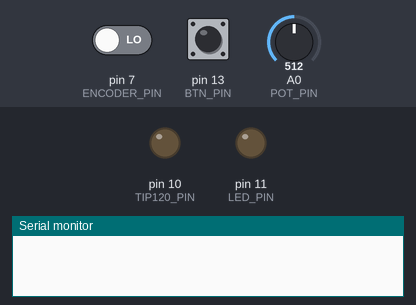
Recording of a sketch running on a simulated Arduino Uno, built with avr-gcc and run on an emulated ATmega328P. Parts: output pins drawn as LEDs (lit = HIGH), the last lines printed to the serial monitor. The inputs (shaded band) are chosen by the test bench; at power-on: pin 13 (BTN_PIN) LOW, A0 (POT_PIN) = 512, pin 7 (ENCODER_PIN) LOW.

Above: at 1.2 s.
1.3 s: pin 13 (BTN_PIN) pulled HIGH for 0.15 s
At 2.1 s:
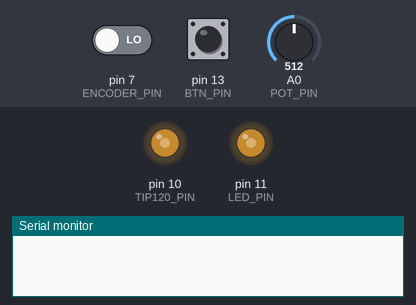
2.9 s: A0 (POT_PIN) set to 716
At 4.9 s:
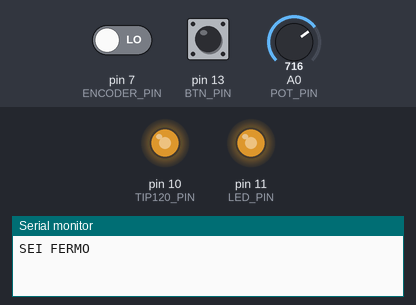
5.2 s: A0 (POT_PIN) set to 900
At 7.2 s:
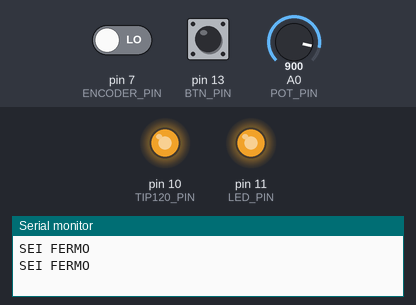
7.8 s: A0 (POT_PIN) set to 122
At 9.9 s:
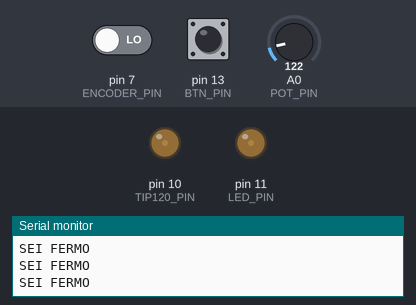
10.2 s: A0 (POT_PIN) set to 511
At 12.2 s:
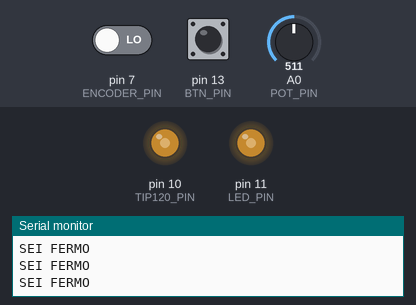
12.8 s: pin 13 (BTN_PIN) pulled HIGH for 1 s
At 15.2 s:
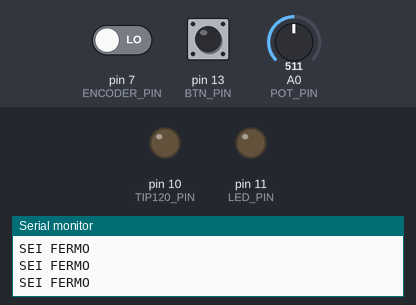
Timing chart, 0 to 16.4 s (numbered marks = the images above; inputs shaded):
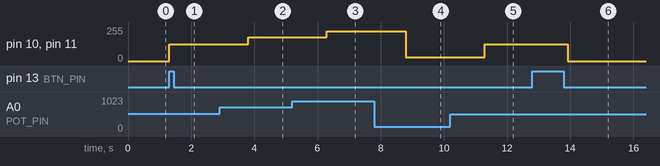

Measured:
- after the input at 1.3 s, pin 10 (TIP120_PIN), pin 11 (LED_PIN): 0/255 → 127/255 at once
- after the input at 2.9 s, pin 10 (TIP120_PIN), pin 11 (LED_PIN): 127/255 → 178/255 after 0.90 s
- after the input at 5.2 s, pin 10 (TIP120_PIN), pin 11 (LED_PIN): 178/255 → 224/255 after 1.1 s
- after the input at 7.8 s, pin 10 (TIP120_PIN), pin 11 (LED_PIN): 224/255 → 30/255 after 1.0 s
- after the input at 10.2 s, pin 10 (TIP120_PIN), pin 11 (LED_PIN): 30/255 → 127/255 after 1.1 s
- after the input at 12.8 s, pin 10 (TIP120_PIN), pin 11 (LED_PIN): 127/255 → 0/255 after 1.1 s

The sketch:

Motor.ino
```cpp
const byte BTN_PIN = 13;
bool btnState;
bool lastBtnState = 0;

const byte LED_PIN = 11;
bool ledState = 0;

const byte TIP120_PIN = 10;
int motState = 0;

const byte POT_PIN = A0;
int pwm = 0;

const byte ENCODER_PIN = 7;
bool encoderState;
bool lastEncoderState = 0;
unsigned long startTime = 0;
unsigned long endTime = 0;
int steps = 0;
float lastSteps = 0;
float temp = 0;
float rps = 0;
float rpm = 0;

bool canGo = 0;

//int click = 0;

void setup() {
  Serial.begin(115200);
  while(!Serial);
  pinMode(BTN_PIN, INPUT);
  pinMode(LED_PIN, OUTPUT);
  pinMode(TIP120_PIN, OUTPUT);
  pinMode(POT_PIN, INPUT);
  pinMode(ENCODER_PIN, INPUT);
}

void loop() {
  //se premo bottone si accende led, se lascio si spegne -------------------------------------------
  //if(digitalRead(BTN_PIN)) digitalWrite(D2, HIGH);
  //else digitalWrite(D2, LOW);

  //se premo bottono si accnede led, se ripremo si spegne, conto i click ---------------------------
  // btnState = digitalRead(BTN_PIN);
  // if(btnState != lastBtnState){
  //   lastBtnState = btnState;

  //   if(btnState == 1){
  //     click++;
  //     Serial.println(click);

  //     if(click%2 == 0) digitalWrite(LED_PIN, LOW);
  //     else digitalWrite(LED_PIN, HIGH);
  //   }
  // }

  //se premo bottono si accende led, se ripremo si spegne, controllo stato led --------------------
  // btnState = digitalRead(BTN_PIN);
  // if (btnState == 1 && btnState != lastBtnState) ledState = !ledState;
  // lastBtnState = btnState;
  // digitalWrite(LED_PIN, ledState);

  //motor.ino acceso/spento con btn ---------------------------------------------------------------
  // btnState = digitalRead(BTN_PIN);

  // if (btnState == 1 && btnState != lastBtnState){
  //   ledState = !ledState;
  //   motState = !motState;
  //   delay(100);
  // }

  // lastBtnState = btnState;
  // digitalWrite(LED_PIN, ledState);
  // digitalWrite(TIP120_PIN, motState);

  //motor.ino rampe velocità ----------------------------------------------------------------------
  // btnState = digitalRead(BTN_PIN);

  // if (btnState == 1 && btnState != lastBtnState){

  //   for(motState = 0; motState <=255; motState++){
  //     analogWrite(TIP120_PIN, motState);
  //     analogWrite(LED_PIN, motState);
  //     delay(10);
  //   }

  //   for(motState = 255; motState >=0; motState--){
  //     analogWrite(TIP120_PIN, motState);
  //     analogWrite(LED_PIN, motState);
  //     delay(10);
  //   }

  // }

  // lastBtnState = btnState;

  //motor.ino controllo velocità con potenziometro e bottone --------------------------------------
  // btnState = digitalRead(BTN_PIN);
  // if (btnState == 1 && btnState != lastBtnState){
  //   posso = !posso;
  // }

  // if (posso == 1){
  //   pwm = analogRead(POT_PIN);
  //   motState = map(pwm, 0, 1023, 0, 255);
  //   analogWrite(TIP120_PIN, motState);
  //   analogWrite(LED_PIN, motState);
  // } else {
  //   analogWrite(TIP120_PIN, 0);
  //   analogWrite(LED_PIN, 0);
  // }

  // lastBtnState = btnState;

  //motor.ino lettura velocità con encoder in un secondo -------------------------------------------
  // btnState = digitalRead(BTN_PIN);
  // if (btnState == 1 && btnState != lastBtnState){
  //   canGo = !canGo;
  // }

  // if (canGo){
  //   pwm = analogRead(POT_PIN);
  //   motState = map(pwm, 0, 1023, 0, 255);
  //   analogWrite(TIP120_PIN, motState);
  //   analogWrite(LED_PIN, motState);

  //   startTime = millis();
  //   endTime = startTime + 1000;

  //   while(millis() < endTime){
  //     if (digitalRead(ENCODER_PIN) == 1){
  //       steps++;
  //       while(digitalRead(ENCODER_PIN) == 1);
  //     }
  //   }

  //   temp = steps - lastSteps;
  //   lastSteps = steps;
  //   rps = temp/20;
  //   rpm = rps * 60;

  //   if(rpm != 0 && rps != 0){
  //     Serial.print("rps = ");
  //     Serial.print(rps);
  //     Serial.print(" | rpm = ");
  //     Serial.println(rpm);
  //   } else {
  //     Serial.println("SEI FERMO");
  //   }

  // } else {
  //   for(motState; motState >=0; motState--){
  //     analogWrite(TIP120_PIN, motState);
  //     analogWrite(LED_PIN, motState);
  //     delay(1);
  //   }
  // }

  // lastBtnState = btnState;

  //motor.ino lettura velocità con encoder in un secondo -------------------------------------------
  btnState = digitalRead(BTN_PIN);
  if (btnState == 1 && btnState != lastBtnState){
    canGo = !canGo;
  }

  if (canGo){
    pwm = analogRead(POT_PIN);
    motState = map(pwm, 0, 1023, 0, 255);
    analogWrite(TIP120_PIN, motState);
    analogWrite(LED_PIN, motState);

    steps = 0;
    startTime = millis();
    do {
      encoderState = digitalRead(ENCODER_PIN);
      if (encoderState == 1 && encoderState != lastEncoderState){
        steps++;
      }
      lastEncoderState = encoderState;
    } while (steps<20 && (millis()-startTime) < 2500);
    endTime = millis();

    temp = endTime - startTime;
    rps = 1000/temp;
    rpm = rps*60;

    if(rps<0.5){
      Serial.println("SEI FERMO");
    } else {
      Serial.print("rps: ");
      Serial.print(rps);
      Serial.print(" | rpm: ");
      Serial.println(rpm);
    }

  } else {
    for(motState; motState >=0; motState--){
      analogWrite(TIP120_PIN, motState);
      analogWrite(LED_PIN, motState);
      delay(1);
    }
  }

  lastBtnState = btnState;

}
```
